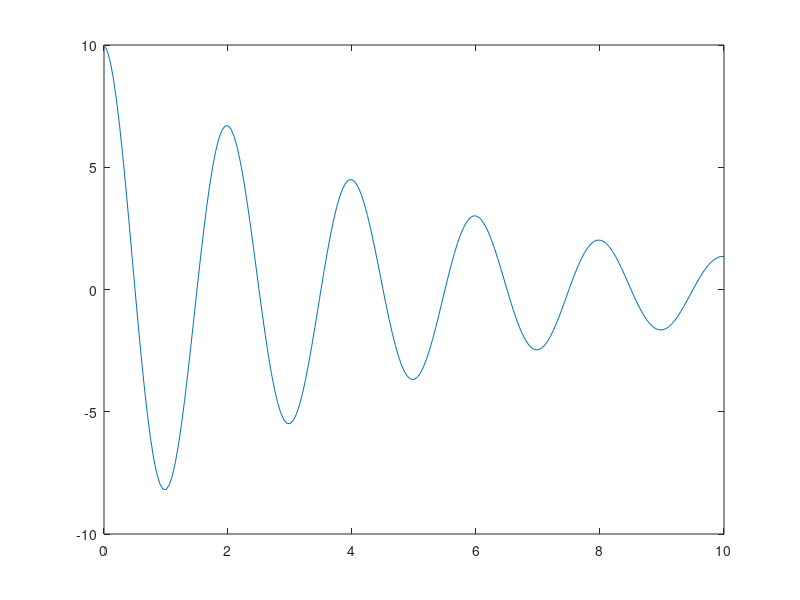

Reproduce this figure in MATLAB.
% Script File: ch6p06.m
% Programmer: Cameron Carroll
% April 12, 2012
%
% Modifications:
% 04/24/12 -- Changed step in range from 1 to 0.05 to smooth out graph.

clear;
clc;
clf;

y = @(x) 10 .* exp(1).^(((-0.2)+1i.*pi).*x);
range = 0:0.05:10;

plot(range, y(range));

% With range included, the graph autoscales to match the input data.
